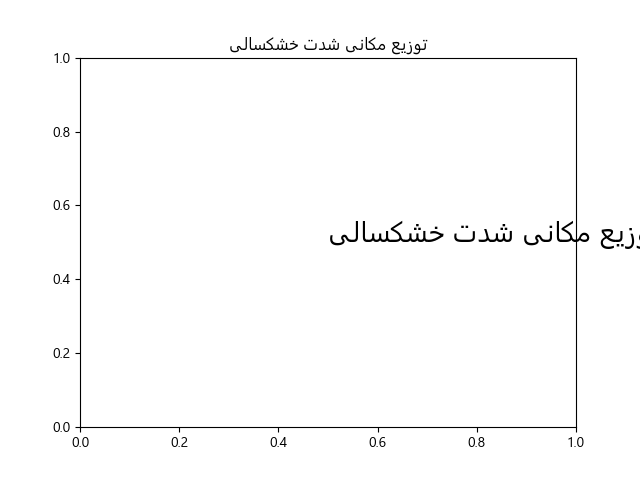

The Python source for this figure:
import matplotlib.pyplot as plt
import arabic_reshaper
from bidi.algorithm import get_display
import os

def fix_text(text):
    if not text: return text
    reshaped_text = arabic_reshaper.reshape(text)
    return get_display(reshaped_text)

plt.rcParams.update({'font.family': 'Segoe UI'})

test_text = "توزیع مکانی شدت خشکسالی"
fixed = fix_text(test_text)

# print(f"Original: {test_text}")
# print(f"Fixed (raw bytes): {fixed.encode('utf-8')}")

fig, ax = plt.subplots()
ax.text(0.5, 0.5, fixed, size=20)
ax.set_title(fixed)
plt.savefig('debug_persian.png')
print("Saved debug_persian.png")
